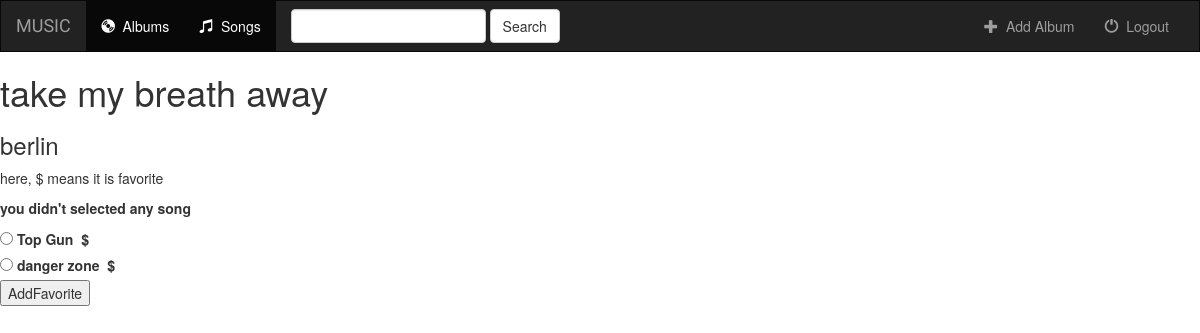
The page /music/1/favorite on the database its author committed.
### app1/models.py (models this page shows, shortened)
class Albums(models.Model):
    artist = models.CharField(max_length=200)
    album_title = models.CharField(max_length=200)
    genre = models.CharField(max_length=200)

class Song(models.Model):
    album = models.ForeignKey(Albums, on_delete=models.CASCADE)
    song_title = models.CharField(max_length=200)
    is_favorite = models.BooleanField(default=False)

### app1/views.py (the view)
# urls.py: path('<int:id>/favorite', views.favorite, name='favorite')
def favorite(request, id):
    album = get_object_or_404(Albums, id=id)
    try:
        selected_song = album.song_set.get(id=request.POST['song'])
    except (KeyError, Song.DoesNotExist):
        return render(request, "app1/details.html", {"album": album, "error_message": "you didn't selected any song"})
    else:
        selected_song.is_favorite = True
        selected_song.save()
        return render(request, "app1/details.html", {'album': album})

### app1/templates/app1/details.html (shortened to what this page needs)
{% extends 'app1/base.html'%}
{% block body %}
<h1>{{album.album_title}}</h1>
    <h3>{{album.artist}}</h3>
    <p>here, $ means it is favorite</p>
    {% if error_message %}
    <p><strong>{{error_message}}</strong></p>
    {% endif %}
    <form action="{% url 'favorite' album.id %}" method="post">
        {% for song in album.song_set.all %}
            <input type="radio" id="song{{forloop.counter}}" name="song" value="{{song.id}}" >
            <label for="song{{forloop.counter}}">
                {{song.song_title}}
                {% if song.is_favorite %}
                    &nbsp;$
                {% endif %}
            </label>
            <br>
        {% endfor %}
        <button type="submit">AddFavorite</button>
    </form>
{% endblock %}

### rows shown on the page
Albums: album_title "take my breath away", artist "berlin"
Song: song_title "Top Gun"
Song: song_title "danger zone"

### other values the page prints
{{ error_message }} "you didn't selected any song"
